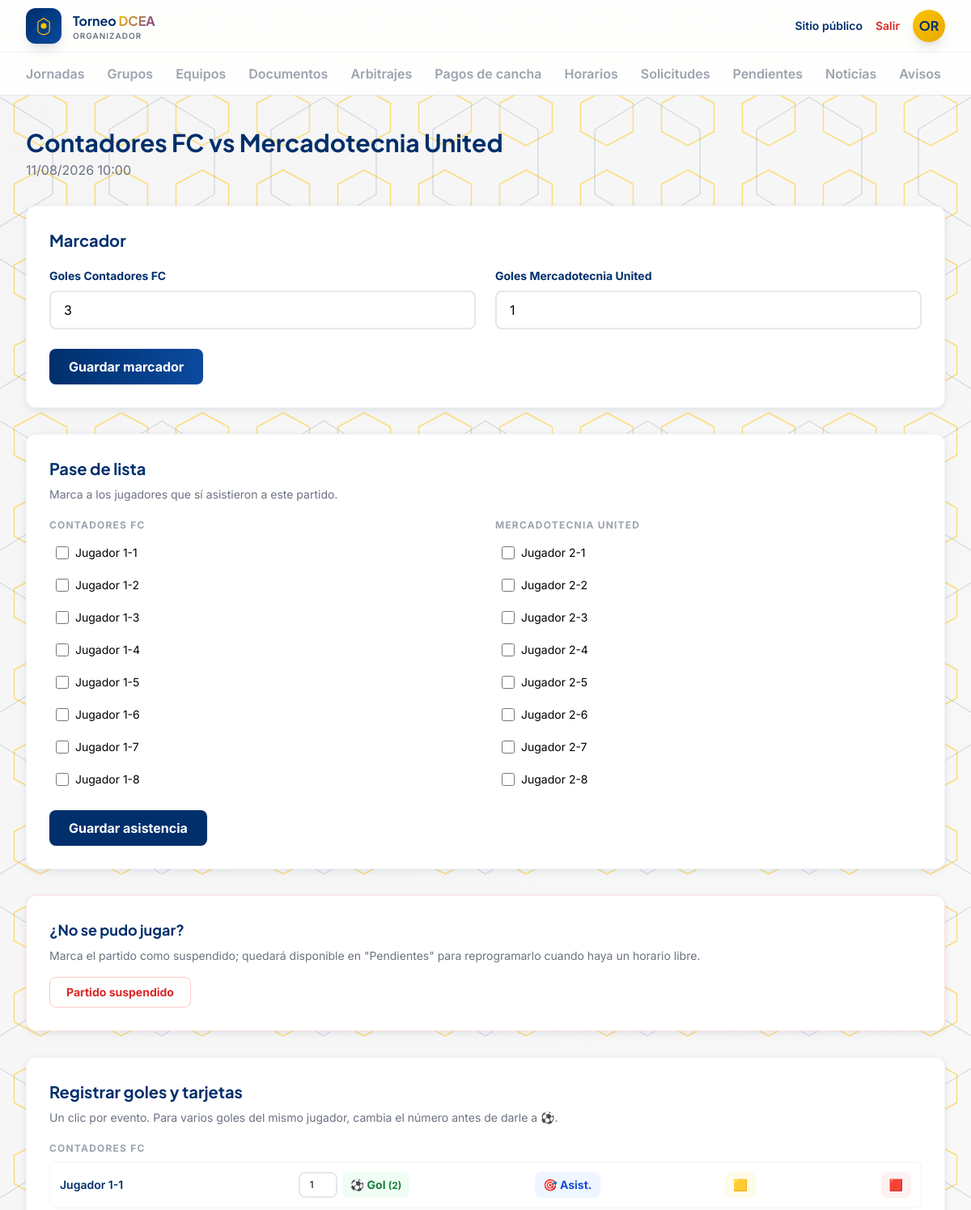
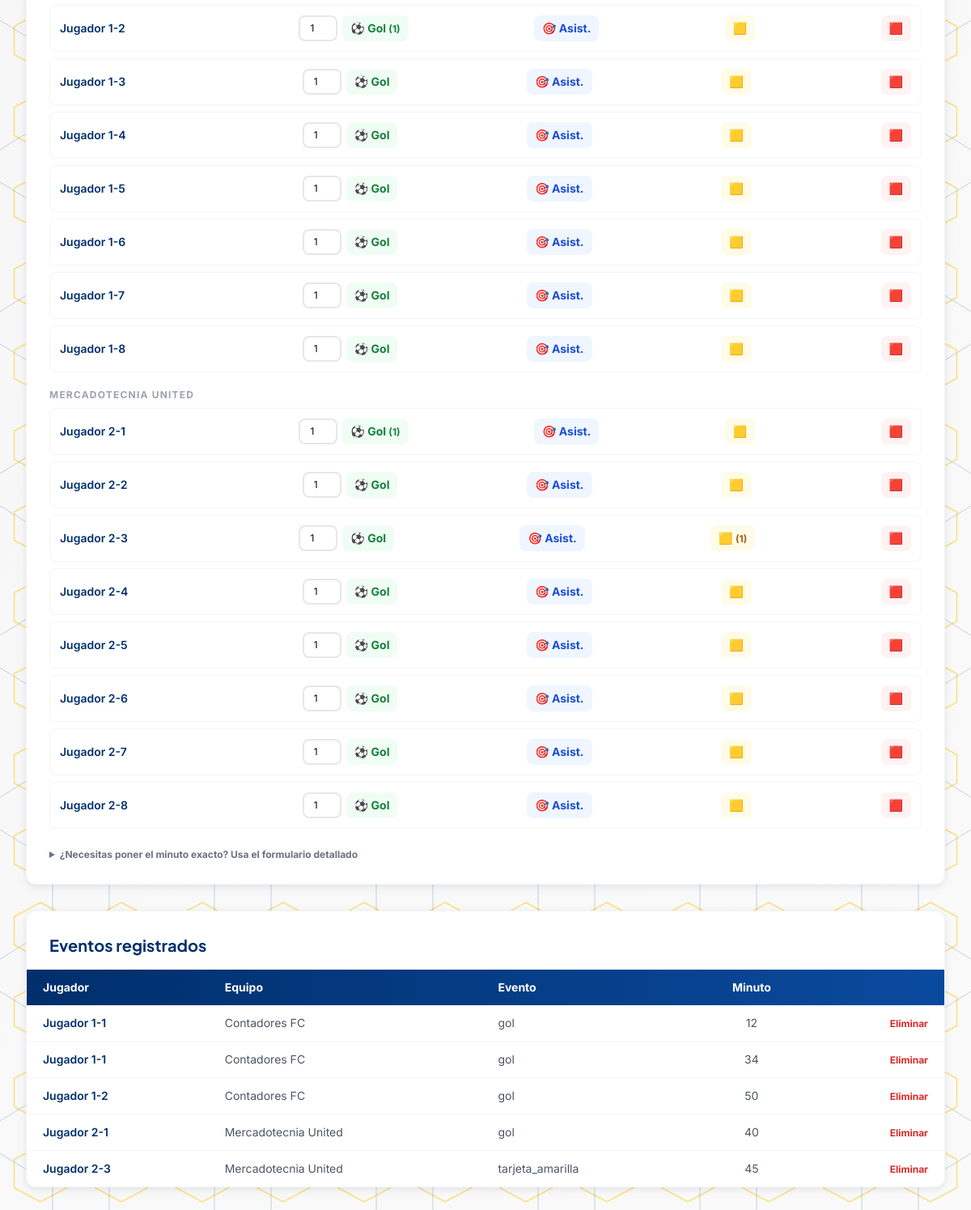
Screenshot of /admin/partidos/1/resultado (signed in) with the database file from the repository (2 pictures, top to bottom).
### app/models/usuarios.py (models this page shows, shortened)
class Usuario(UserMixin, db.Model):
    __tablename__ = "usuarios"
    id = db.Column(db.Integer, primary_key=True)
    nombre = db.Column(db.String(120), nullable=False)
    email = db.Column(db.String(150), unique=True, nullable=False)
    password_hash = db.Column(db.String(255), nullable=False)
    rol = db.Column(db.String(30), nullable=False)  # organizador, ayudante, capitan

### app/models/equipos.py (models this page shows, shortened)
class Equipo(db.Model):
    __tablename__ = "equipos"
    id = db.Column(db.Integer, primary_key=True)
    organizacion_id = db.Column(db.Integer, db.ForeignKey("organizaciones.id"), nullable=False)
    nombre = db.Column(db.String(120), nullable=False)
    escudo_url = db.Column(db.String(300))
    capitan_id = db.Column(db.Integer, db.ForeignKey("usuarios.id"))
    inscripciones = db.relationship("Inscripcion", backref="equipo", lazy=True)
    rosters = db.relationship("Roster", backref="equipo", lazy=True)
    def jugadores_temporada(self, temporada_id):
        return [r.jugador for r in self.rosters if r.temporada_id == temporada_id]

class Jugador(db.Model):
    __tablename__ = "jugadores"
    id = db.Column(db.Integer, primary_key=True)
    usuario_id = db.Column(db.Integer, db.ForeignKey("usuarios.id"))
    nombre = db.Column(db.String(120), nullable=False)
    foto_url = db.Column(db.String(300))
    fecha_nacimiento = db.Column(db.Date)
    rosters = db.relationship("Roster", backref="jugador", lazy=True)

### app/models/partidos.py (models this page shows, shortened)
class Partido(db.Model):
    __tablename__ = "partidos"
    id = db.Column(db.Integer, primary_key=True)
    jornada_id = db.Column(db.Integer, db.ForeignKey("jornadas.id"), nullable=False)
    equipo_local_id = db.Column(db.Integer, db.ForeignKey("equipos.id"), nullable=False)
    equipo_visitante_id = db.Column(db.Integer, db.ForeignKey("equipos.id"), nullable=False)
    cancha_id = db.Column(db.Integer, db.ForeignKey("canchas.id"))
    arbitro_id = db.Column(db.Integer, db.ForeignKey("arbitros.id"))
    fecha = db.Column(db.Date, nullable=False)
    hora = db.Column(db.Time, nullable=False)
    estado = db.Column(db.String(20), default="programado")
    resultado_local = db.Column(db.Integer)
    resultado_visitante = db.Column(db.Integer)
    nota = db.Column(db.String(300))  # motivo de suspension, etc.
    costo_arbitraje = db.Column(db.Integer, default=400)
    arbitraje_pagado_local = db.Column(db.Boolean, default=False)
    arbitraje_pagado_visitante = db.Column(db.Boolean, default=False)
    recordatorio_dia_antes_enviado = db.Column(db.Boolean, default=False)
    recordatorio_hora_antes_enviado = db.Column(db.Boolean, default=False)
    equipo_local = db.relationship("Equipo", foreign_keys=[equipo_local_id])
    equipo_visitante = db.relationship("Equipo", foreign_keys=[equipo_visitante_id])
    eventos = db.relationship("EventoPartido", backref="partido", lazy=True)
    detalles = db.relationship("DetallePartidoEquipo", backref="partido", lazy=True)

class EventoPartido(db.Model):
    __tablename__ = "eventos_partido"
    id = db.Column(db.Integer, primary_key=True)
    partido_id = db.Column(db.Integer, db.ForeignKey("partidos.id"), nullable=False)
    jugador_id = db.Column(db.Integer, db.ForeignKey("jugadores.id"), nullable=False)
    equipo_id = db.Column(db.Integer, db.ForeignKey("equipos.id"), nullable=False)
    tipo_evento = db.Column(db.String(30), nullable=False)
    minuto = db.Column(db.Integer)
    jugador = db.relationship("Jugador")
    equipo = db.relationship("Equipo")

### app/routes/admin.py (the view, shortened to what this page needs)
@admin_bp.route("/partidos/<int:partido_id>/resultado", methods=["GET", "POST"])
@login_required
@requiere_rol("organizador", "ayudante")
def registrar_resultado(partido_id):
    partido = Partido.query.get_or_404(partido_id)
    temporada = Temporada.query.first()
    jugadores_local = partido.equipo_local.jugadores_temporada(temporada.id) if temporada else []
    jugadores_visitante = partido.equipo_visitante.jugadores_temporada(temporada.id) if temporada else []
    conteo_por_jugador = {}
    for e in partido.eventos:
        fila = conteo_por_jugador.setdefault(e.jugador_id, {"gol": 0, "asistencia": 0, "tarjeta_amarilla": 0, "tarjeta_roja": 0})
        if e.tipo_evento in fila:
            fila[e.tipo_evento] += 1
    asistieron_ids = {a.jugador_id for a in Asistencia.query.filter_by(partido_id=partido.id).all()}
    return render_template(
        "admin/resultado.html", partido=partido,
        jugadores_local=jugadores_local, jugadores_visitante=jugadores_visitante,
        conteo_por_jugador=conteo_por_jugador, asistieron_ids=asistieron_ids,
    )

### app/templates/admin/resultado.html (shortened to what this page needs)
{% extends "admin/base.html" %}
{% block content %}
<h1 class="font-display text-3xl font-bold text-navy">{{ partido.equipo_local.nombre }} vs {{ partido.equipo_visitante.nombre }}</h1>
<p class="text-gray-500 mt-1 mb-8">{{ partido.fecha.strftime('%d/%m/%Y') }} {{ partido.hora.strftime('%H:%M') }}</p>
<div class="bg-white rounded-xl shadow-card border border-gray-100 p-7 mb-8">
  <h3 class="font-display text-xl font-bold text-navy mb-5">Marcador</h3>
  <form method="POST" class="grid sm:grid-cols-2 gap-6">
    <div>
      <label class="block text-sm font-bold text-navy mb-2">Goles {{ partido.equipo_local.nombre }}</label>
      <input type="number" min="0" name="resultado_local" value="{{ partido.resultado_local if partido.resultado_local is not none else 0 }}" required class="w-full px-4 py-2.5 border-2 border-gray-200 rounded-lg focus:border-gold focus:outline-none">
    </div>
    <div>
      <label class="block text-sm font-bold text-navy mb-2">Goles {{ partido.equipo_visitante.nombre }}</label>
      <input type="number" min="0" name="resultado_visitante" value="{{ partido.resultado_visitante if partido.resultado_visitante is not none else 0 }}" required class="w-full px-4 py-2.5 border-2 border-gray-200 rounded-lg focus:border-gold focus:outline-none">
    </div>
    <div class="sm:col-span-2">
      <button type="submit" class="bg-gradient-to-r from-navy to-navy-light hover:shadow-elevation text-white font-bold px-6 py-2.5 rounded-lg transition-all">Guardar marcador</button>
    </div>
  </form>
</div>
<div class="bg-white rounded-xl shadow-card border border-gray-100 p-7 mb-8">
  <h3 class="font-display text-xl font-bold text-navy mb-2">Pase de lista</h3>
  <p class="text-sm text-gray-500 mb-5">Marca a los jugadores que sí asistieron a este partido.</p>
  <form method="POST" action="{{ url_for('admin.registrar_asistencia', partido_id=partido.id) }}">
    <div class="grid sm:grid-cols-2 gap-6">
      <div>
        <p class="text-xs font-bold uppercase tracking-widest text-gray-400 mb-2">{{ partido.equipo_local.nombre }}</p>
        <div class="space-y-1">
          {% for j in jugadores_local %}
            <label class="flex items-center gap-2 p-2 rounded-lg hover:bg-gray-50 text-sm">
              <input type="checkbox" name="asistio" value="{{ j.id }}" {% if j.id in asistieron_ids %}checked{% endif %} class="w-4 h-4">
              {{ j.nombre }}
            </label>
          {% else %}
            <p class="text-gray-400 text-sm">Sin jugadores registrados.</p>
          {% endfor %}
        </div>
      </div>
      <div>
        <p class="text-xs font-bold uppercase tracking-widest text-gray-400 mb-2">{{ partido.equipo_visitante.nombre }}</p>
        <div class="space-y-1">
          {% for j in jugadores_visitante %}
            <label class="flex items-center gap-2 p-2 rounded-lg hover:bg-gray-50 text-sm">
              <input type="checkbox" name="asistio" value="{{ j.id }}" {% if j.id in asistieron_ids %}checked{% endif %} class="w-4 h-4">
              {{ j.nombre }}
            </label>
          {% else %}
            <p class="text-gray-400 text-sm">Sin jugadores registrados.</p>
          {% endfor %}
        </div>
      </div>
    </div>
    <button type="submit" class="mt-5 bg-navy hover:bg-navy-light text-white font-bold px-6 py-2.5 rounded-lg transition-all">Guardar asistencia</button>
  </form>
</div>
<div class="bg-white rounded-xl shadow-card border border-red-100 p-7 mb-8">
  <h3 class="font-display text-lg font-bold text-navy mb-2">¿No se pudo jugar?</h3>
  <p class="text-sm text-gray-500 mb-4">Marca el partido como suspendido; quedará disponible en "Pendientes" para reprogramarlo cuando haya un horario libre.</p>
  <form method="POST" action="{{ url_for('admin.suspender_partido', partido_id=partido.id) }}" onsubmit="return confirm('¿Marcar este partido como suspendido/pendiente?');">
    <button type="submit" class="text-red-600 hover:text-red-800 font-bold px-5 py-2 text-sm border border-red-200 rounded-lg hover:bg-red-50">Partido suspendido</button>
  </form>
</div>
<div class="bg-white rounded-xl shadow-card border border-gray-100 p-7 mb-8">
  <h3 class="font-display text-xl font-bold text-navy mb-2">Registrar goles y tarjetas</h3>
  <p class="text-sm text-gray-500 mb-5">Un clic por evento. Para varios goles del mismo jugador, cambia el número antes de darle a ⚽.</p>
  {% for equipo_nombre, jugadores in [(partido.equipo_local.nombre, jugadores_local), (partido.equipo_visitante.nombre, jugadores_visitante)] %}
    <p class="text-xs font-bold uppercase tracking-widest text-gray-400 mt-5 mb-2">{{ equipo_nombre }}</p>
    <div class="space-y-2">
      {% for j in jugadores %}
        {% set c = conteo_por_jugador.get(j.id, {"gol": 0, "asistencia": 0, "tarjeta_amarilla": 0, "tarjeta_roja": 0}) %}
        <div class="flex items-center justify-between gap-3 flex-wrap p-3 rounded-lg border border-gray-100 hover:bg-gray-50">
          <span class="font-semibold text-navy text-sm min-w-[140px]">{{ j.nombre }}</span>
          <form method="POST" action="{{ url_for('admin.registrar_evento', partido_id=partido.id) }}" class="flex items-center gap-1.5">
            <input type="number" name="cantidad" value="1" min="1" max="20" class="w-12 px-1 py-1.5 border-2 border-gray-200 rounded-lg text-xs text-center focus:border-gold focus:outline-none">
            <button type="submit" class="bg-green-50 hover:bg-green-100 text-green-700 font-bold px-2.5 py-1.5 rounded-lg text-sm">⚽ Gol {% if c.gol %}<span class="text-xs">({{ c.gol }})</span>{% endif %}</button>
          </form>
          <form method="POST" action="{{ url_for('admin.registrar_evento', partido_id=partido.id) }}">
            <button type="submit" class="bg-blue-50 hover:bg-blue-100 text-blue-700 font-bold px-2.5 py-1.5 rounded-lg text-sm">🎯 Asist. {% if c.asistencia %}<span class="text-xs">({{ c.asistencia }})</span>{% endif %}</button>
          </form>
          <form method="POST" action="{{ url_for('admin.registrar_evento', partido_id=partido.id) }}">
            <button type="submit" class="bg-yellow-50 hover:bg-yellow-100 text-yellow-700 font-bold px-2.5 py-1.5 rounded-lg text-sm">🟨 {% if c.tarjeta_amarilla %}<span class="text-xs">({{ c.tarjeta_amarilla }})</span>{% endif %}</button>
          </form>
          <form method="POST" action="{{ url_for('admin.registrar_evento', partido_id=partido.id) }}">
            <button type="submit" class="bg-red-50 hover:bg-red-100 text-red-700 font-bold px-2.5 py-1.5 rounded-lg text-sm">🟥 {% if c.tarjeta_roja %}<span class="text-xs">({{ c.tarjeta_roja }})</span>{% endif %}</button>
          </form>
        </div>
      {% else %}
        <p class="text-gray-400 text-sm">Sin jugadores registrados en este equipo.</p>
      {% endfor %}
    </div>
  {% endfor %}
  <details class="mt-6">
    <summary class="text-xs font-bold text-gray-500 cursor-pointer">¿Necesitas poner el minuto exacto? Usa el formulario detallado</summary>
  </details>
</div>
<div class="bg-white rounded-xl shadow-card border border-gray-100 overflow-hidden">
  <h3 class="font-display text-xl font-bold text-navy p-7 pb-0 mb-4">Eventos registrados</h3>
  <table class="w-full text-sm">
    <thead>
      <tr class="bg-gradient-to-r from-navy to-navy-light text-white">
        <th class="py-3 px-5 text-left font-bold">Jugador</th>
        <th class="py-3 px-5 text-left font-bold">Equipo</th>
        <th class="py-3 px-5 text-left font-bold">Evento</th>
        <th class="py-3 px-5 text-center font-bold">Minuto</th>
        <th class="py-3 px-5"></th>
      </tr>
    </thead>
    <tbody class="divide-y divide-gray-100">
      {% for e in partido.eventos %}
        <tr class="hover:bg-gray-50/70">
          <td class="py-3 px-5 font-semibold text-navy">{{ e.jugador.nombre }}</td>
          <td class="py-3 px-5 text-gray-600">{{ e.equipo.nombre if e.equipo }}</td>
          <td class="py-3 px-5 text-gray-600">{{ e.tipo_evento }}</td>
          <td class="py-3 px-5 text-center text-gray-600">{{ e.minuto or '-' }}</td>
          <td class="py-3 px-5 text-right">
            <form method="POST" action="{{ url_for('admin.eliminar_evento', evento_id=e.id) }}">
              <button type="submit" class="text-red-600 hover:text-red-800 font-bold text-xs">Eliminar</button>
            </form>
          </td>
        </tr>
      {% endfor %}
    </tbody>
  </table>
</div>
{% endblock %}

### app/templates/admin/base.html (shortened to what this page needs)
<!DOCTYPE html>
<html lang="es">
<head>
<script src="https://cdn.tailwindcss.com"></script>
</head>
<body>
<header class="sticky top-0 z-40 bg-white/85 backdrop-blur-xl border-b border-gray-200">
  <div class="max-w-7xl mx-auto px-5 sm:px-8 h-16 flex items-center justify-between">
    <a href="{{ url_for('admin.dashboard') }}" class="flex items-center gap-3.5">
      <div class="w-11 h-11 rounded-xl bg-gradient-to-br from-navy to-navy-light flex items-center justify-center shadow-lg">
        <svg width="24" height="24" viewBox="0 0 40 40" fill="none">
          <path d="M20 4 L32 12 V28 C32 34 28 37 20 38 C12 37 8 34 8 28 V12 Z" stroke="#FFC400" stroke-width="2" fill="none"/>
          <circle cx="20" cy="20" r="6" fill="#FFC400"/>
        </svg>
      </div>
      <div class="leading-tight">
        <p class="font-display font-bold text-navy text-[15px] sm:text-base">Torneo <span class="gradient-accent">DCEA</span></p>
        <p class="text-[10px] text-gray-500 tracking-widest uppercase font-semibold hidden sm:block">Organizador</p>
      </div>
    </a>
    <div class="flex items-center gap-4">
      <a href="{{ url_for('public.home') }}" class="text-sm font-semibold text-navy hover:text-gold hidden sm:inline">Sitio público</a>
      <a href="{{ url_for('admin.logout') }}" class="text-sm font-semibold text-red-600 hover:text-red-800">Salir</a>
      <div class="w-10 h-10 rounded-full bg-gradient-to-br from-gold to-gold-dark text-navy font-display font-bold flex items-center justify-center shadow-lg">
        {{ current_user.nombre[:2].upper() if current_user.is_authenticated else '' }}
      </div>
    </div>
  </div>
  <nav class="max-w-7xl mx-auto px-5 sm:px-8 flex gap-7 border-t border-gray-100 overflow-x-auto">
    {% macro navlink(endpoint, label) %}
      <a href="{{ url_for(endpoint) }}" class="tab-link {{ 'active' if request.endpoint == endpoint }}">{{ label }}</a>
    {% endmacro %}
    {{ navlink('admin.dashboard', 'Jornadas') }}
    {{ navlink('admin.grupos', 'Grupos') }}
    {{ navlink('admin.equipos', 'Equipos') }}
    {{ navlink('admin.documentos', 'Documentos') }}
    {{ navlink('admin.arbitrajes', 'Arbitrajes') }}
    {{ navlink('admin.pagos_cancha', 'Pagos de cancha') }}
    {{ navlink('admin.horarios', 'Horarios') }}
    {{ navlink('admin.solicitudes', 'Solicitudes') }}
    {{ navlink('admin.pendientes', 'Pendientes') }}
    {{ navlink('admin.noticias', 'Noticias') }}
    {{ navlink('admin.avisos', 'Avisos') }}
  </nav>
</header>
<main class="max-w-7xl mx-auto px-5 sm:px-8 py-10">
  {% block content %}{% endblock %}
</main>
</body>
</html>

### rows the page displays
Usuario: nombre "OR"
Equipo: equipo_local.nombre "Contadores FC", equipo_local.nombre "CONTADORES FC", nombre "CONTADORES FC"
Equipo: equipo_visitante.nombre "Mercadotecnia United", equipo_visitante.nombre "MERCADOTECNIA UNITED", nombre "MERCADOTECNIA UNITED"
Partido: fecha "11/08/2026", hora "10:00", resultado_local "3", resultado_visitante "1"
Jugador: nombre "Jugador 1-1", gol "2"
Jugador: nombre "Jugador 1-2", gol "1"
Jugador: nombre "Jugador 1-3"
Jugador: nombre "Jugador 1-4"
Jugador: nombre "Jugador 1-5"
Jugador: nombre "Jugador 1-6"
Jugador: nombre "Jugador 1-7"
Jugador: nombre "Jugador 1-8"
Jugador: nombre "Jugador 2-1", gol "1"
Jugador: nombre "Jugador 2-2"
Jugador: nombre "Jugador 2-3", tarjeta_amarilla "1"
Jugador: nombre "Jugador 2-4"
Jugador: nombre "Jugador 2-5"
Jugador: nombre "Jugador 2-6"
Jugador: nombre "Jugador 2-7"
Jugador: nombre "Jugador 2-8"
EventoPartido: jugador.nombre "Jugador 1-1", equipo "Contadores FC", tipo_evento "gol", minuto "12"
EventoPartido: jugador.nombre "Jugador 1-1", equipo "Contadores FC", tipo_evento "gol", minuto "34"
EventoPartido: jugador.nombre "Jugador 1-2", equipo "Contadores FC", tipo_evento "gol", minuto "50"
EventoPartido: jugador.nombre "Jugador 2-1", equipo "Mercadotecnia United", tipo_evento "gol", minuto "40"
EventoPartido: jugador.nombre "Jugador 2-3", equipo "Mercadotecnia United", tipo_evento "tarjeta_amarilla", minuto "45"

### other values shown
{{ label }} "Jornadas Grupos Equipos Documentos Arbitrajes Pagos de cancha Horarios Solicitudes Pendientes Noticias Avisos"
